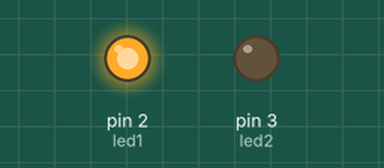
A sketch run on a simulated Arduino Uno, built with avr-gcc and run on an emulated ATmega328P. On the bench: output pins drawn as LEDs (lit = HIGH).

Above: at 0.5 s.
At 2.0 s:
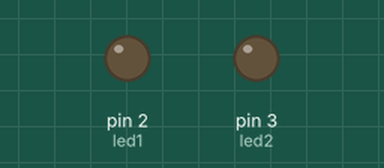
At 3.5 s:
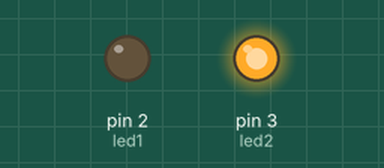
Timing chart, 0 to 6.5 s (numbered marks = the images above):
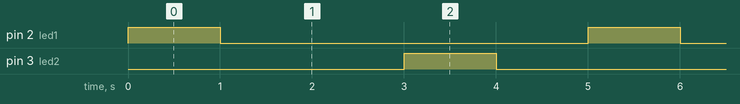

The sketch:

codigo.ino
```cpp
const int led1 = 2;
const int led2 = 3;
void setup()
{
pinMode(led1, OUTPUT);
pinMode(led2, OUTPUT);
}

void loop()
{
  digitalWrite(led1, HIGH);
  delay(1000); // Wait for 1000 millisecond(s)
  digitalWrite(led1, LOW);
  delay(2000); // Wait for 2000 millisecond(s)
  digitalWrite(led2, HIGH);
  delay(1000);
  digitalWrite(led2, LOW);
  delay(1000);
}
```

Measured:
- by itself, pin 2 (led1), pin 3 (led2): alternates HIGH for 1.0 s and LOW for 4.0 s
- by itself, everything shown: repeats every 5.0 s, in 4 steps
